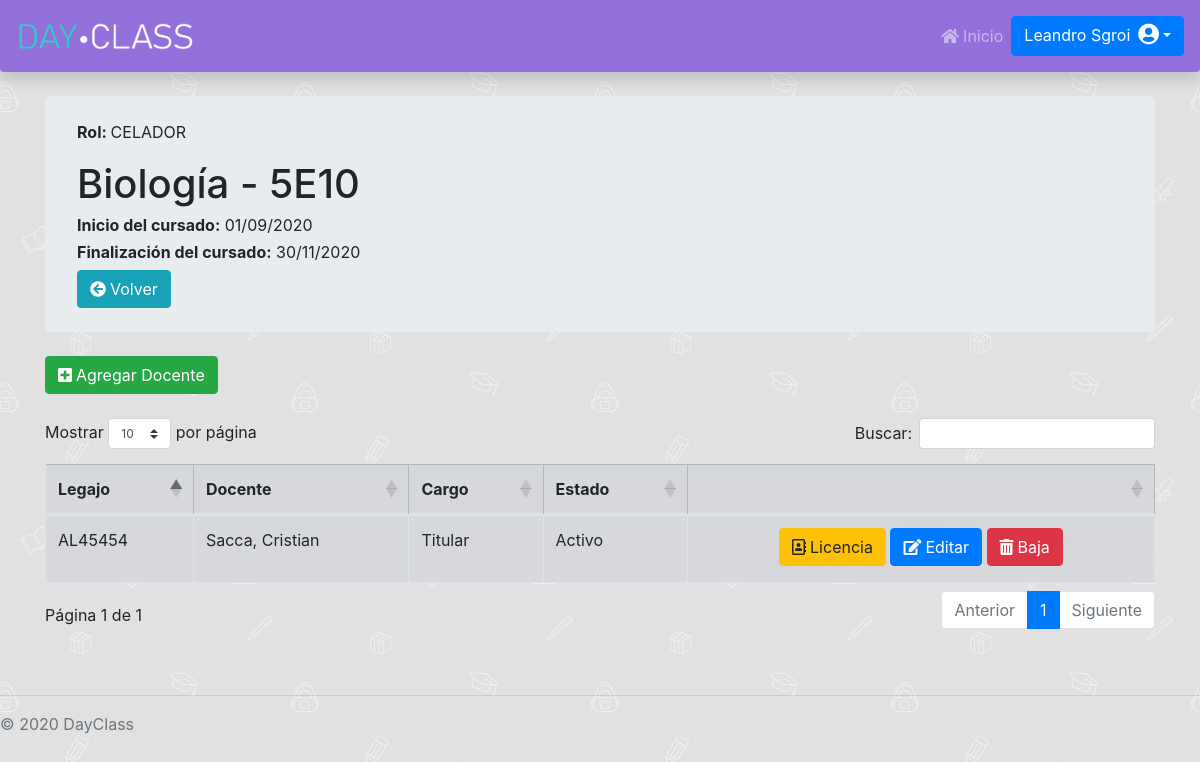
The page /Administrador/MateriaCurso/Curso/docentesCurso.php?id=25 (signed in) on the database its author committed.
### tables this page shows
CREATE TABLE `permiso` (
  `id` int(11) NOT NULL AUTO_INCREMENT,
  `fechaDesdePer` date DEFAULT NULL,
  `fechaHastaPer` date DEFAULT NULL,
  `nombrePermiso` varchar(255) DEFAULT NULL,
  PRIMARY KEY (`id`)
);

CREATE TABLE `curso` (
  `id` int(11) NOT NULL AUTO_INCREMENT,
  `fechaDesdeCurActual` date DEFAULT NULL,
  `fechaHastaCurActul` date DEFAULT NULL,
  `nombreCurso` varchar(255) DEFAULT NULL,
  `division_id` int(11) DEFAULT NULL,
  `materia_id` int(11) DEFAULT NULL,
  `fechaDesdeCursado` date DEFAULT NULL,
  `fechaHastaCursado` date DEFAULT NULL,
  PRIMARY KEY (`id`),
  KEY `FKb0pu5rd27n5ld9n4oamd62dwj` (`division_id`),
  KEY `FK48osbikkitlflgwqf0vh8qt7j` (`materia_id`)
);

CREATE TABLE `usuario` (
  `id` int(11) NOT NULL AUTO_INCREMENT,
  `nombreUsuario` varchar(255) DEFAULT NULL,
  `apellidoUsuario` varchar(255) DEFAULT NULL,
  `legajoUsuario` varchar(255) DEFAULT NULL,
  `dniUsuario` int(11) DEFAULT NULL,
  `contraseniaUsuario` varchar(255) DEFAULT NULL,
  `emailUsuario` varchar(255) DEFAULT NULL,
  `fechaNacimientoUsuario` date DEFAULT NULL,
  `fechaAltaUsuario` date DEFAULT NULL,
  `fechaBajaUsuario` date DEFAULT NULL,
  `bloqueado` tinyint(1) NOT NULL DEFAULT '0',
  `cuentaHabilitada` tinyint(1) NOT NULL DEFAULT '0',
  `id_permiso` int(11) DEFAULT NULL,
  PRIMARY KEY (`id`)
);

CREATE TABLE `cargo` (
  `id` int(11) NOT NULL AUTO_INCREMENT,
  `fechaAltaCargo` date DEFAULT NULL,
  `fechaFinCargo` date DEFAULT NULL,
  `nombreCargo` varchar(255) DEFAULT NULL,
  PRIMARY KEY (`id`)
);

CREATE TABLE `estadocargoprofesor` (
  `id` int(11) NOT NULL AUTO_INCREMENT,
  `nombreEstadoCargoProfe` varchar(255) DEFAULT NULL,
  PRIMARY KEY (`id`)
);

### Administrador/MateriaCurso/Curso/docentesCurso.php (the view, shortened to what this page needs)
<?php
include "../../../databaseConection.php";
$nombreRol = "Sin rol asignado";
if(!($_SESSION['usuario']['id_permiso'] == NULL || $_SESSION['usuario']['id_permiso'] == "")){
    $permiso = $con->query("SELECT * FROM permiso WHERE id = '".$_SESSION['usuario']['id_permiso']."'")->fetch_assoc();
    $nombreRol = $permiso['nombrePermiso'];
}
?>
<link rel="stylesheet" href="https://cdnjs.cloudflare.com/ajax/libs/twitter-bootstrap/4.1.3/css/bootstrap.css">
<link rel="stylesheet" href="https://cdn.datatables.net/1.10.21/css/dataTables.bootstrap4.min.css">
<div class="container">
    <div class="jumbotron my-4 py-4">
        <p><b>Rol: </b><?php echo "$nombreRol" ?></p>
        <?php
        include "../../../databaseConection.php";
        $currentDateTime = date('Y-m-d');
        $id_curso = $_GET['id'];
        $consultaCurso = $con->query("SELECT * FROM `curso` WHERE `id` =  $id_curso");
        $resultado = $consultaCurso->fetch_assoc();
        $fchDesde = $resultado["fechaDesdeCursado"];
        $fchHasta = $resultado["fechaHastaCursado"];
        $nombreCurso = $resultado["nombreCurso"];
        echo "<h1>$nombreCurso</h1>";
        if(($fchDesde != null && $fchHasta != null) && ($fchHasta >= $currentDateTime)){
            echo "<h6 class='font-weight-normal'><b>Inicio del cursado:</b> " . strftime('%d/%m/%Y', strtotime($fchDesde)) . " </h6>";
            echo "<h6 class='font-weight-normal'><b>Finalización del cursado:</b> " . strftime('%d/%m/%Y', strtotime($fchHasta)) . " </h6>";
        }else{
            echo "<div class='alert alert-warning' role='alert'>
                            <h5><i class='fa fa-exclamation-circle mr-2'></i>No hay fechas de cursado vigentes.</h5>
                            <h7>Puede agregar docentes, pero recuerde colocar las fechas nuevas.</h7>
                        </div>";
        }
        ?>
        <a <?php echo "href='/DayClass/Administrador/MateriaCurso/Curso/admCurso.php?id=".$resultado['materia_id']."'"; ?> class="btn btn-info"><i class="fa fa-arrow-circle-left mr-1"></i>Volver</a>
    </div>
    <div class="my-2">
        <a href="" class="btn btn-success" data-toggle="modal" data-target="#staticBackdrop"><i class="fa fa-plus-square mr-1"></i>Agregar Docente</a>
    </div>
    <div class="my-4 table-responsive">
        <table id="dataTable" class="table table-secondary table-bordered table-hover">
           <?php
                $id_curso = $_GET["id"];
                $currentDateTime = date('Y-m-d');
                $selectPermiso = $con->query("SELECT * FROM permiso WHERE nombrePermiso = 'DOCENTE'");
                $permiso = $selectPermiso->fetch_assoc();
                $id_permiso = $permiso["id"];
                $consulta1 = $con->query("SELECT usuario.id, usuario.legajoUsuario, usuario.apellidoUsuario, usuario.nombreUsuario, estadocargoprofesor.nombreEstadoCargoProfe, cargo.nombreCargo FROM cargoprofesor, curso, usuario, cargoprofesorestado, estadocargoprofesor, cargo WHERE cargoprofesor.profesor_id = usuario.id AND usuario.id_permiso = '$id_permiso' AND cargoprofesor.curso_id = curso.id AND cargoprofesor.cargo_id = cargo.id AND cargoprofesor.curso_id = '$id_curso' AND cargoprofesor.fechaDesdeCargo <= '$currentDateTime' AND cargoprofesor.fechaHastaCargo IS NULL AND cargoprofesor.id = cargoprofesorestado.cargoProfesor_id AND cargoprofesorestado.estadoCargoProfesor_id = estadocargoprofesor.id AND estadocargoprofesor.nombreEstadoCargoProfe <> 'Baja' AND cargoprofesorestado.fechaDesdeCargoProfesorEstado <= '$currentDateTime' AND (cargoprofesorestado.fechaHastaCargoProfesorEstado > '$currentDateTime' OR cargoprofesorestado.fechaHastaCargoProfesorEstado IS NULL)");
                if(($consulta1->num_rows) != 0){
                echo "<thead>
                    <th>Legajo</th>
                    <th>Docente</th>
                    <th>Cargo</th>
                    <th>Estado</th>
                    <th></th>
                </thead>
                <tbody>";
                while ($resultadoProf = $consulta1->fetch_assoc()) {
                    $nombreCompleto = $resultadoProf['apellidoUsuario'] . ", " . $resultadoProf['nombreUsuario'];
                    $id = $resultadoProf['id'];
                    $consulta2 = $con->query("SELECT cargoprofesorestado.id, estadocargoprofesor.nombreEstadoCargoProfe, cargoprofesor.profesor_id, cargoprofesorestado.cargoProfesor_id, cargoprofesorestado.fechaDesdeCargoProfesorEstado, cargoprofesorestado.fechaHastaCargoProfesorEstado FROM cargoprofesor, estadocargoprofesor, cargoprofesorestado WHERE cargoprofesor.profesor_id = '$id' AND cargoprofesor.curso_id = '$id_curso' AND cargoprofesor.fechaDesdeCargo <= '$currentDateTime' AND cargoprofesor.fechaHastaCargo IS NULL AND cargoprofesorestado.cargoProfesor_id = cargoprofesor.id AND cargoprofesorestado.fechaHastaCargoProfesorEstado IS NULL AND cargoprofesorestado.estadoCargoProfesor_id = estadocargoprofesor.id AND estadocargoprofesor.nombreEstadoCargoProfe = 'Activo'");
                    $resultadoLicencia = $consulta2->fetch_assoc();
                    $inicioLicencia = $resultadoLicencia["fechaDesdeCargoProfesorEstado"];
                    $ultimaLicencia = $con->query("SELECT cargoprofesorestado.id, estadocargoprofesor.nombreEstadoCargoProfe, cargoprofesor.profesor_id, cargoprofesorestado.cargoProfesor_id, cargoprofesorestado.fechaDesdeCargoProfesorEstado, cargoprofesorestado.fechaHastaCargoProfesorEstado FROM cargoprofesor, estadocargoprofesor, cargoprofesorestado WHERE cargoprofesor.profesor_id = '$id' AND cargoprofesor.curso_id = '$id_curso' AND cargoprofesor.fechaDesdeCargo <= '$currentDateTime' AND cargoprofesor.fechaHastaCargo IS NULL AND cargoprofesorestado.cargoProfesor_id = cargoprofesor.id AND cargoprofesorestado.estadoCargoProfesor_id = estadocargoprofesor.id AND estadocargoprofesor.nombreEstadoCargoProfe = 'Licencia' ORDER BY cargoprofesorestado.fechaHastaCargoProfesorEstado DESC");
                    $resultadoUltimaLicencia = $ultimaLicencia->fetch_assoc();
                    if (($ultimaLicencia->num_rows) == 0) {
                        $inicioUtimaLicencia = "";
                        $finUtimaLicencia = "";
                    } else {
                        $inicioUtimaLicencia = $resultadoUltimaLicencia["fechaDesdeCargoProfesorEstado"];
                        $finUtimaLicencia = $resultadoUltimaLicencia["fechaHastaCargoProfesorEstado"];
                    }
                    $urlBaja = 'bajaDocenteCurso.php?docenteId='.$id.'&&cursoId='.$id_curso;
                    echo "<tr>
                    <td>" . $resultadoProf['legajoUsuario'] . "</td>
                    <td>" . $nombreCompleto . "</td>
                    <td>" . $resultadoProf['nombreCargo'] . "</td>
                    <td>" . $resultadoProf['nombreEstadoCargoProfe'] . "</td>
                    <td class='text-center'>
                        <a href='' class='btn btn-warning mb-1' data-toggle='modal' data-target='#staticBackdrop2' onclick='setIdProf(" . $id . ")'><i class='fa fa-address-book-o mr-1'></i>Licencia</a>
                        <a href='' class='btn btn-primary mb-1' data-toggle='modal' data-target='#cambioCargoProf' onclick='setCargosDisponibles(" . $id . ")'><i class='fa fa-edit mr-1'></i>Editar</a>
                        <a href='$urlBaja' class='btn btn-danger mb-1'><i class='fa fa-trash mr-1'></i>Baja</a>
                        <input type='date' name='impIDprof' id='inicLic" . $id . "' value='$inicioLicencia' hidden>
                        <input type='date' name='impIDprof' id='inicioUltimaLicencia" . $id . "' value='$inicioUtimaLicencia' hidden>
                        <input type='date' name='impIDprof' id='finUltimaLicencia" . $id . "' value='$finUtimaLicencia' hidden>
                    </td>
                    </tr>
                    </tbody>";
                }
                }else{
                    echo "<div class='alert alert-warning' role='alert'>
                            <h5><i class='fa fa-exclamation-circle mr-2'></i>Todavía no hay docentes en este curso.</h5>
                        </div>";
                }
                ?>
        </table>
    </div>
</div>

### DayClassStyle.css (style rules this page uses)
.dayclassnav { background-color: mediumpurple; }
.abajo-pagina { position: absolute; bottom: auto; width: 100%; }
body { padding-top: 4.5rem; background-image: url("/DayClass/images/school.jpg"); background-repeat: repeat; background-attachment: fixed; }

### rows shown on the page
permiso: nombrePermiso "CELADOR"
curso: nombreCurso "Biología - 5E10", fechaDesdeCursado "01/09/2020", fechaHastaCursado "30/11/2020"
usuario: legajoUsuario "AL45454", nombreCompleto "Sacca, Cristian", cargo.nombreCargo "Titular", estadocargoprofesor.nombreEstadoCargoProfe "Activo"
